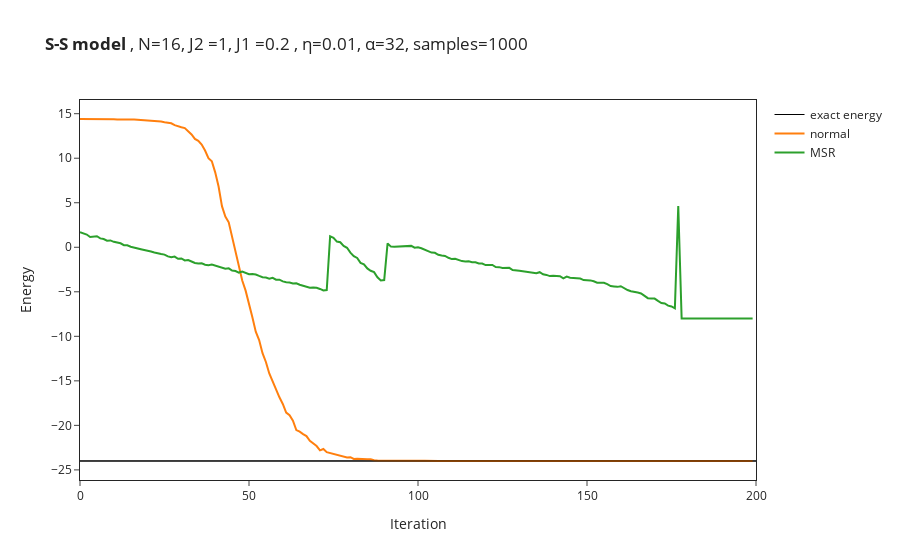

Source (notebook cell):
### Code cell
# import the data from log file
OUT_NAME_suffixless=OUT_NAME
data = []
names = ["normal","MSR"]
for i in range(no_of_runs):
    data.append(json.load(open(OUT_NAME_suffixless+str(i)+".log")))
if type(data[0]["Energy"]["Mean"]) == dict:
    energy_convergence = [data[i]["Energy"]["Mean"]["real"] for i in range(no_of_runs)]
else:
    energy_convergence = [data[i]["Energy"]["Mean"] for i in range(no_of_runs)]
# plot the energy dependance on the iteration number
for i in range(no_of_runs):
    figure.add_trace(go.Scatter(
        x=np.array(data[i]["Energy"]["iters"]), y=energy_convergence[i],
        name=names[i],
    ))

figure.update_layout(xaxis_title="Iteration",yaxis_title="Energy")
figure.show()

### Figure 1 — Plotly figure (JSON) as saved in the notebook; plotly's stock layout.template omitted (floating-point values rounded to 4 significant figures; data arrays with more than 128 entries replaced by an {"elided": "..."} marker saying what was removed)
{"data": [{"line": {"color": "#000000", "width": 1}, "mode": "lines", "name": "exact energy", "type": "scatter", "x": [0, 200], "y": [-24.0, -24.0]}, {"name": "normal", "type": "scatter", "x": {"elided": "200 int values"}, "y": {"elided": "200 float values"}}, {"name": "MSR", "type": "scatter", "x": {"elided": "200 int values"}, "y": {"elided": "200 float values"}}], "layout": {"shapes": [{"line": {"width": 1}, "opacity": 1, "type": "line", "x0": 0, "x1": 1, "xref": "x domain", "y0": -24.0, "y1": -24.0, "yref": "y"}], "title": {"text": "<b>S-S model </b>, N=16, J2 =1, J1 =0.2 , η=0.01, α=32, samples=1000"}, "xaxis": {"mirror": true, "showline": true, "title": {"text": "Iteration"}}, "yaxis": {"mirror": true, "showline": true, "title": {"text": "Energy"}}}}
